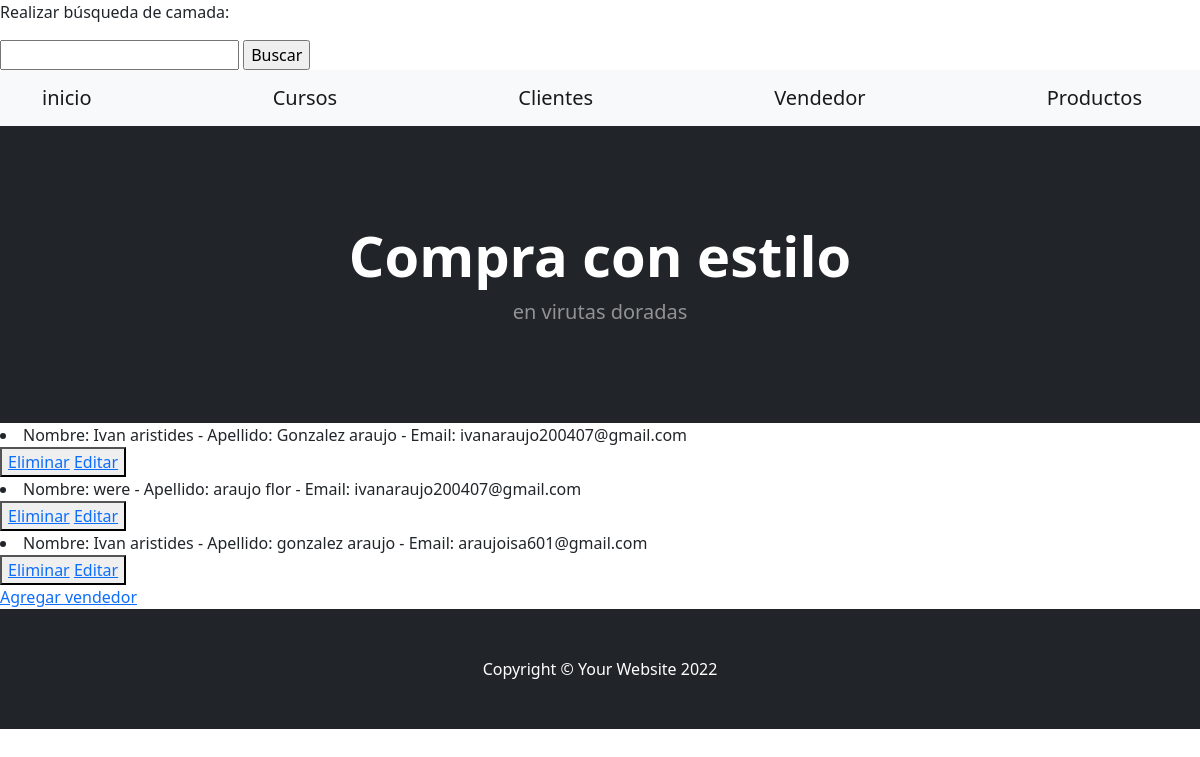
The page /App1/leervendedor/ on the database as committed earlier.
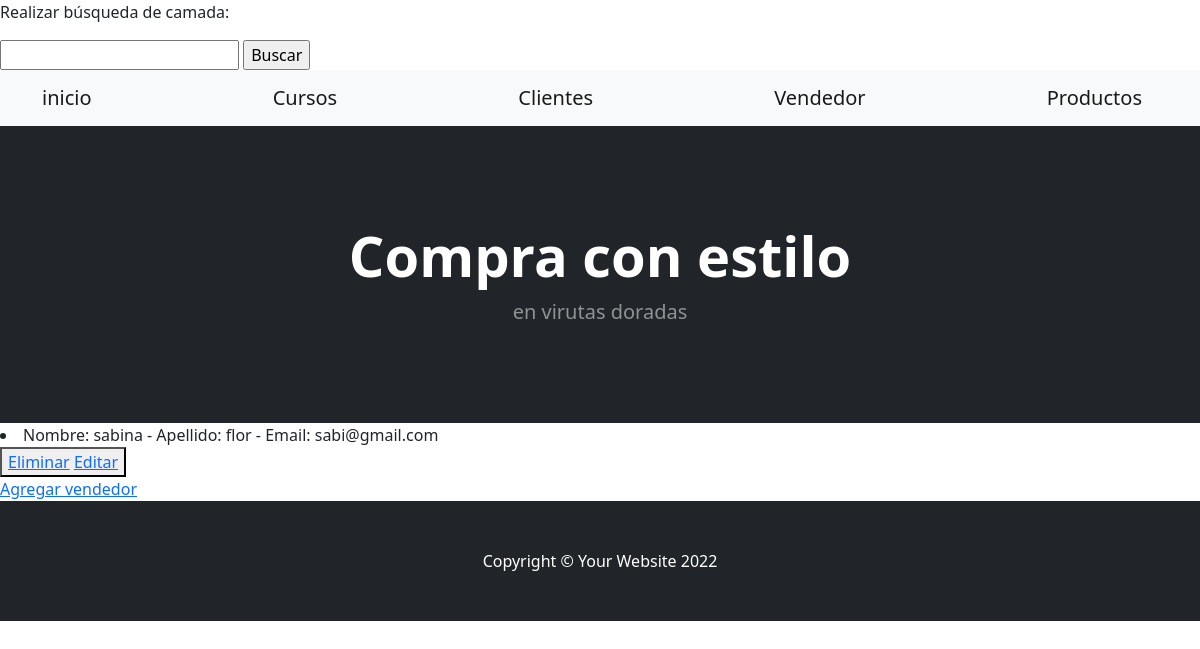
The same page on the database as committed later.
### App1/models.py (models this page shows)
class Profesor (models.Model):
    nombre =models.CharField(max_length=30)            #ESTO CORRESPONDE A LO QUE AHORA ES ---VENDEDOR---
    apellido =models.CharField(max_length=30)
    email =models.EmailField()
    def __str__(self):
        return f"Nombre: {self.nombre} - Apellido: {self.apellido} - Email: {self.email}"

### App1/views.py (the view)
# urls.py: path('leervendedor/', views.leervendedor, name='Leervendedor'),
def leervendedor (request):
    vendedor = Profesor.objects.all()
    contexto = {"vendedor": vendedor}
    return render (request, "leervendedor.html", contexto)

### App1/template/leervendedor.html
{% extends 'padre.html' %}
{% load static %}
{% block contenidoquecambia %}
    {% for p in vendedor %}
    <li>{{p}}</li>
    <button>
        <a href="{% url 'Eliminarvendedor' p.nombre %}">Eliminar</a>
        <a href="{% url 'Editarvendedor' p.nombre %}">Editar</a>
    </button>
{% endfor %}
<br>
<a href="vendedor">Agregar vendedor</a>
{% endblock %}

Rows that differ between the two databases and show on the page:
removed Profesor: nombre+apellido+email "Nombre: Ivan aristides - Apellido: Gonzalez araujo - Email: ivanaraujo200407@gmail.com"
removed Profesor: nombre+apellido+email "Nombre: were - Apellido: araujo flor - Email: ivanaraujo200407@gmail.com"
removed Profesor: nombre+apellido+email "Nombre: Ivan aristides - Apellido: gonzalez araujo - Email: araujoisa601@gmail.com"
added Profesor: nombre+apellido+email "Nombre: sabina - Apellido: flor - Email: sabi@gmail.com"
